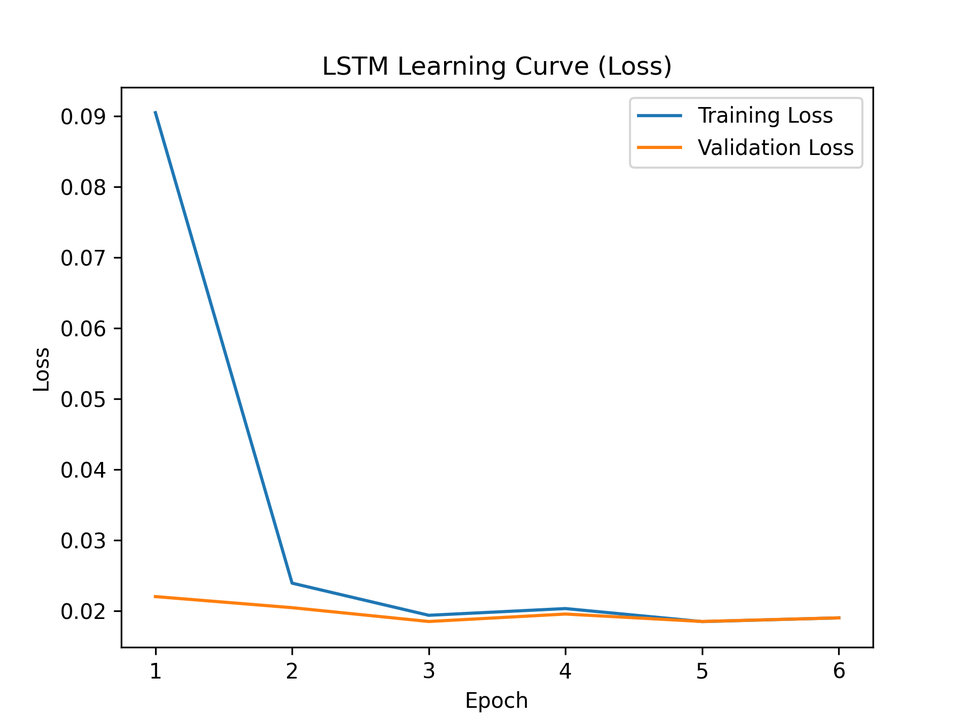
#> input picture figures/learning_curves/lstm_loss_curve.png, 970 x 727 px, shrunk from 1920 x 1440 before the run, found by its file name
$ python show_learning_curves.py
#> lines starting #> are read from the running program, lines starting #| are printed output that depends on the picture
import os
from PIL import Image
import matplotlib.pyplot as plt

folder = "figures/learning_curves"

loss_path = os.path.join(folder, "lstm_loss_curve.png")
acc_path = os.path.join(folder, "lstm_accuracy_curve.png")

loss_img = Image.open(loss_path)
#> loss_img is the input picture: PIL image 970x727 RGBA; mean R, G, B, A 250.3, 250.2, 250.1, 255
acc_img = Image.open(acc_path)
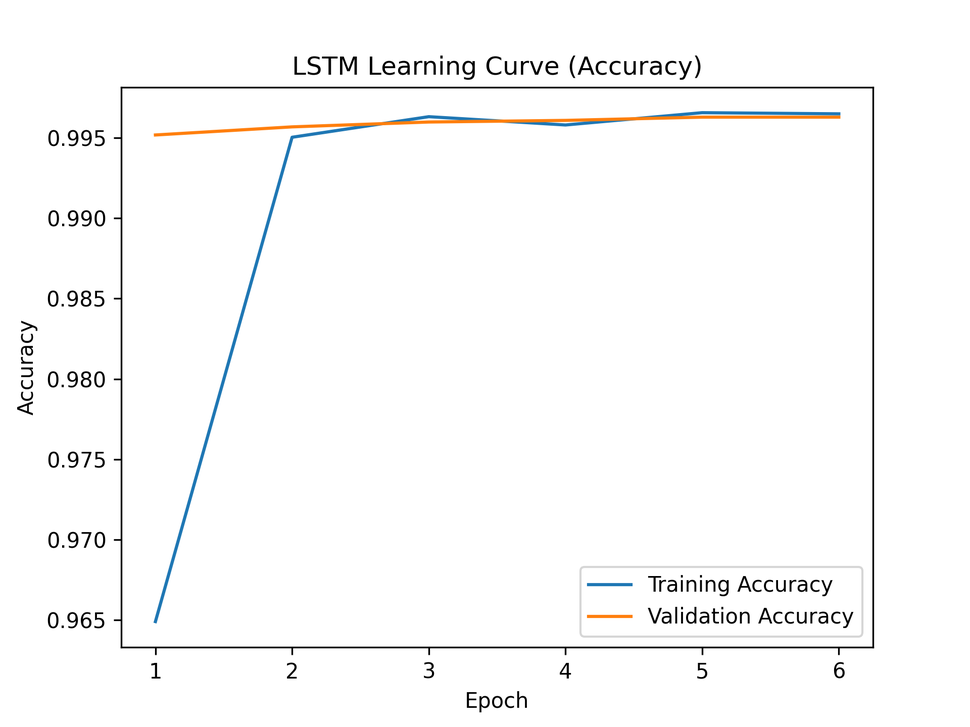
#> input picture figures/learning_curves/lstm_accuracy_curve.png, 970 x 727 px, shrunk from 1920 x 1440 before the run, found by its file name
#> acc_img is the input picture: PIL image 970x727 RGBA; mean R, G, B, A 249.8, 249.8, 249.7, 255

fig, axes = plt.subplots(1, 2, figsize=(14, 5))

axes[0].imshow(loss_img)
axes[0].axis("off")
axes[0].set_title("LSTM Learning Curve (Loss)")

axes[1].imshow(acc_img)
axes[1].axis("off")
axes[1].set_title("LSTM Learning Curve (Accuracy)")

plt.tight_layout()
plt.show()
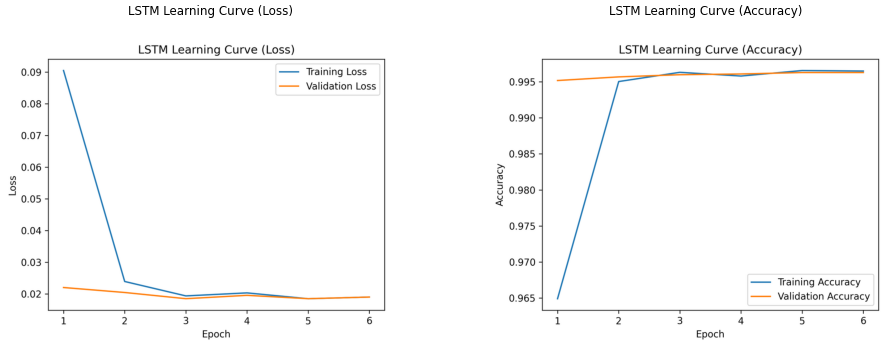
#> figure drawn by matplotlib, 2 panels
